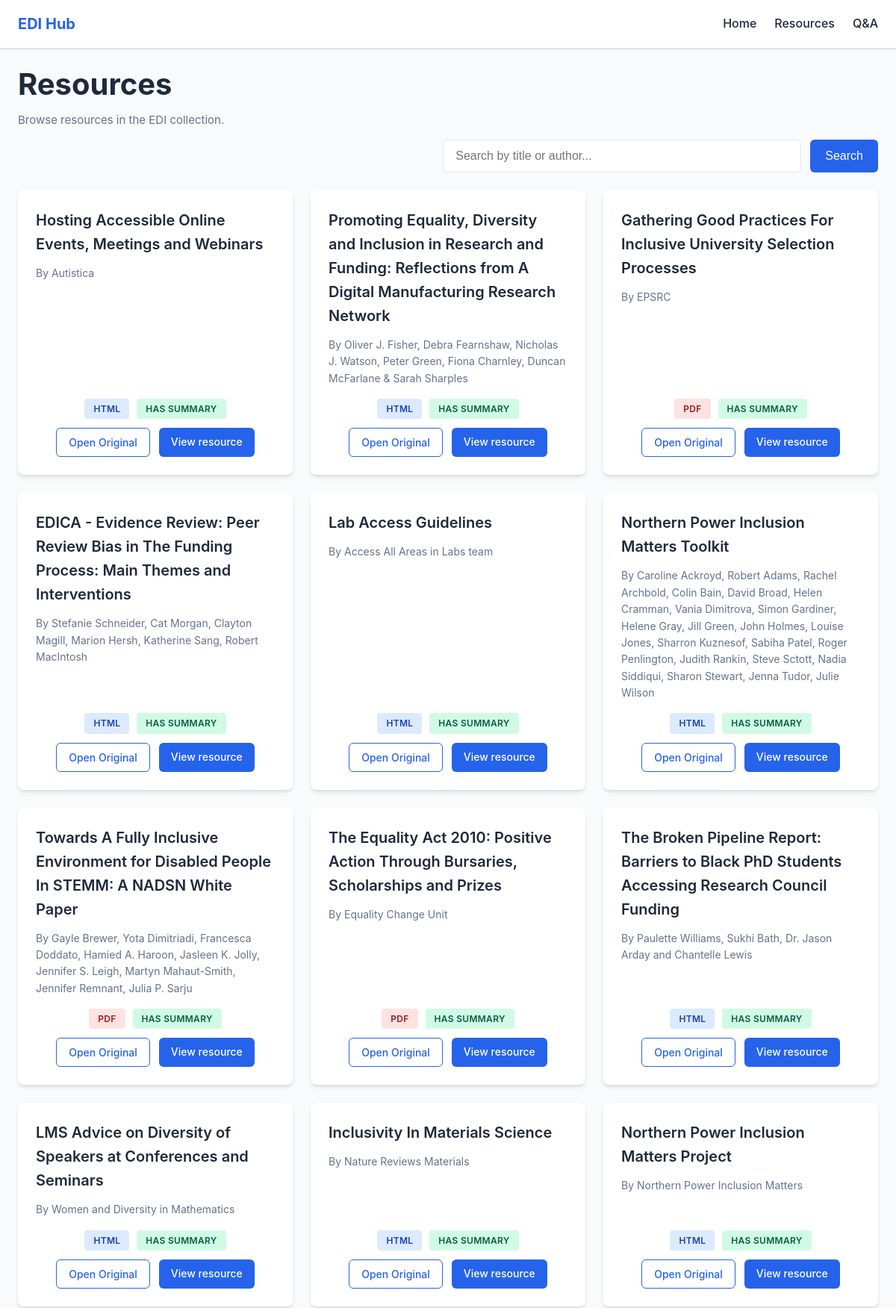
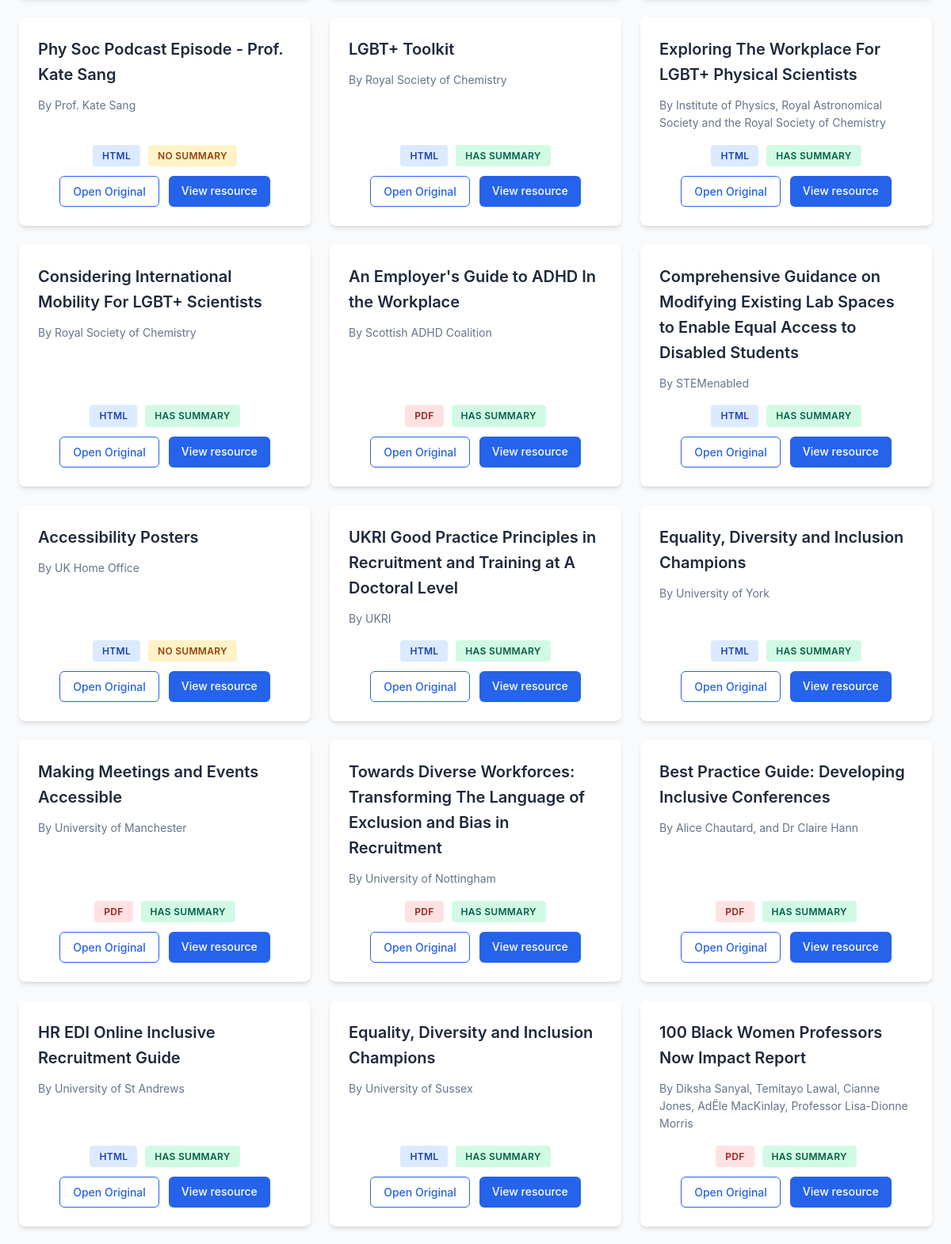
Page /resources (upper part) on the committed database (2 pictures, top to bottom).
### tables this page shows
CREATE TABLE summaries (
                id TEXT PRIMARY KEY,
                title TEXT,
                included_excluded TEXT,
                status TEXT,
                kind TEXT,
                clean_url TEXT,
                final_url TEXT,
                text_path TEXT,
                text_len INTEGER,

                resource_type TEXT,
                resource_format TEXT,

                model TEXT,
                summary TEXT,
                created_at_utc REAL,

                error TEXT
            , author TEXT);

### app.py (the view)
@app.route("/resources")
def resources():
    search_query = request.args.get("q", "").strip() or None
    try:
        page = int(request.args.get("page", 1))
    except ValueError:
        page = 1
    page_size = 5000
    resources_list, total_count = get_resources(
        search_query=search_query,
        page=page,
        page_size=page_size,
    )
    total_pages = (total_count + page_size - 1) // page_size if total_count > 0 else 1
    return render_template(
        "resources.html",
        resources=resources_list,
        search_query=search_query or "",
        page=page,
        total_pages=total_pages,
        total_count=total_count,
    )

### web/db.py (called while the page is built)
def should_hide_resource(row: dict[str, Any]) -> bool:
    kind = (row.get("kind") or "").strip().lower()
    status = (row.get("status") or "").strip().upper()
    error = (row.get("error") or "").strip().lower()
    final_url = (row.get("final_url") or "").strip()
    clean_url = (row.get("clean_url") or "").strip()
    if kind == "media":
        return True
    if status == "SKIPPED_MEDIA" or status.startswith("FAILED"):
        return True
    if error and any(sub in error for sub in ERROR_FAILURE_SUBSTRINGS):
        return True
    if not final_url and not clean_url:
        return True
    return False

def get_db_connection():
    if not DB_PATH.exists():
        raise FileNotFoundError(f"Database not found: {DB_PATH}")
    return sqlite3.connect(DB_PATH)

def find_raw_path(resource_id: str, kind: str) -> Optional[str]:
    if kind != "pdf":
        return None
    RAW_DIR = PROJECT_ROOT / "data" / "raw" / "downloads"
    if not RAW_DIR.exists():
        return None
    patterns = [
        f"{resource_id}_*.pdf",
        f"{resource_id}.pdf",
        f"*_{resource_id}.pdf",
    ]
    for pattern in patterns:
        matches = list(RAW_DIR.glob(pattern))
        if matches:
            return str(matches[0].relative_to(PROJECT_ROOT))
    for pdf_file in RAW_DIR.glob("*.pdf"):
        if resource_id in pdf_file.stem:
            return str(pdf_file.relative_to(PROJECT_ROOT))
    return None

### web/templates/resources.html (shortened to what this page needs)
{% extends "base.html" %}
{% block content %}
<div class="resources-container">
    <header class="resources-header">
        <div class="resources-heading">
            <h1>Resources</h1>
            <p class="resources-header__helper">Browse resources in the EDI collection.</p>
        </div>
        <div class="resources-search-row">
            <form method="get" action="{{ url_for('resources') }}" class="search-form resources-search">
                <input
                    type="text"
                    name="q"
                    value="{{ search_query }}"
                    placeholder="Search by title or author..."
                    class="search-input"
                    aria-label="Search resources"
                >
                <button type="submit" class="btn btn-primary">Search</button>
            </form>
        </div>
    </header>
    <div class="resources-grid">
        {% for resource in resources %}
        <div class="resource-card">
            <div class="resource-card__body">
                <h3 class="resource-title">{{ resource.title }}</h3>
                {% if resource.author %}
                <p class="resource-author">By {{ resource.author }}</p>
                {% endif %}
            </div>
            <div class="resource-card__footer">
                <div class="card-meta resource-badges">
                    <span class="badge badge-kind badge-{{ resource.kind }}">{{ resource.kind|upper }}</span>
                    {% if resource.has_summary %}
                    <span class="badge badge-summary badge-has-summary">Has Summary</span>
                    {% else %}
                    <span class="badge badge-summary badge-no-summary">No Summary</span>
                    {% endif %}
                </div>
                <div class="card-actions resource-actions">
                    {% if resource.has_valid_url %}
                    <a href="{{ resource.display_url }}" target="_blank" rel="noopener noreferrer" class="btn btn-small btn-outline" title="Open original resource in a new tab">
                        Open Original
                    </a>
                    {% else %}
                    <span class="btn btn-small btn-outline btn-disabled" title="No URL available for this resource.">Open Original</span>
                    {% endif %}
                    {% if resource.has_preview or resource.has_summary %}
                    <a href="{{ url_for('resource_detail', resource_id=resource.id) }}" class="btn btn-small btn-primary" title="View resource details and preview">
                        View resource
                    </a>
                    {% else %}
                    <span class="btn btn-small btn-primary btn-disabled" title="No preview or summary available for this resource.">View resource</span>
                    {% endif %}
                </div>
            </div>
        </div>
        {% else %}
        <div class="no-resources">
            <p>No resources found{% if search_query %} matching "{{ search_query }}"{% endif %}.</p>
        </div>
        {% endfor %}
    </div>
</div>
{% endblock %}

### web/templates/base.html (shortened to what this page needs)
<!DOCTYPE html>
<html lang="en">
<head>
    <link rel="stylesheet" href="/static/style.css">
</head>
<body>
    <nav class="navbar">
        <div class="nav-container">
            <a href="{{ url_for('home') }}" class="nav-logo">EDI Hub</a>
            <ul class="nav-menu">
                <li><a href="{{ url_for('home') }}" class="nav-link">Home</a></li>
                <li><a href="{{ url_for('resources') }}" class="nav-link">Resources</a></li>
                <li><a href="{{ url_for('qa') }}" class="nav-link">Q&A</a></li>
            </ul>
        </div>
    </nav>
    <main class="main-content">
        {% block content %}{% endblock %}
    </main>
</body>
</html>

### web/static/style.css (style rules this page uses)
* { margin: 0; padding: 0; box-sizing: border-box; }
:root { --primary-color: #2563eb; --primary-hover: #1d4ed8; --secondary-color: #64748b; --secondary-hover: #475569; --bg-color: #ffffff; --bg-alt: #f8fafc; --text-color: #1e293b; --text-muted: #64748b; --border-color: #e2e8f0; --shadow: 0 1px 3px 0 rgba(0, 0, 0, 0.1), 0 1px 2px 0 rgba(0, 0, 0, 0.06); --shadow-md: 0 4px 6px -1px rgba(0, 0, 0, 0.1), 0 2px 4px -1px rgba(0, 0, 0, 0.06); --shadow-lg: 0 10px 15px -3px rgba(0, 0, 0, 0.1), 0 4px 6px -2px rgba(0, 0, 0, 0.05); }
body { font-family: -apple-system, BlinkMacSystemFont, "Segoe UI", Roboto, "Helvetica Neue", Arial, sans-serif; line-height: 1.6; color: var(--text-color); background-color: var(--bg-alt); min-height: 100vh; display: flex; flex-direction: column; }
.navbar { background-color: var(--bg-color); border-bottom: 1px solid var(--border-color); box-shadow: var(--shadow); position: sticky; top: 0; z-index: 100; }
.nav-container { max-width: 100%; margin: 0 auto; padding: 1rem 1.5rem; display: flex; justify-content: space-between; align-items: center; }
.nav-logo { font-size: 1.25rem; font-weight: 700; color: var(--primary-color); text-decoration: none; }
.nav-menu { display: flex; list-style: none; gap: 1.5rem; }
.nav-link { color: var(--text-color); text-decoration: none; font-weight: 500; padding: 0.5rem 0; border-bottom: 2px solid transparent; transition: border-color 0.2s; }
.main-content { flex: 1; max-width: 100%; width: 100%; margin: 0 auto; padding: 1rem 1.5rem; }
.btn { display: inline-block; padding: 0.625rem 1.25rem; font-size: 1rem; font-weight: 500; text-align: center; text-decoration: none; border: none; border-radius: 0.375rem; cursor: pointer; transition: all 0.2s; line-height: 1.5; }
.btn-primary { background-color: var(--primary-color); color: white; }
.btn-outline { background-color: transparent; color: var(--primary-color); border: 1px solid var(--primary-color); }
.btn-small { padding: 0.5rem 1rem; font-size: 0.875rem; }
.resources-container h1 { font-size: 2.5rem; margin-bottom: 0.25rem; color: var(--text-color); }
.resources-header { display: flex; flex-direction: column; align-items: stretch; gap: 0.875rem; margin-bottom: 1.5rem; }
.resources-heading { min-width: 0; }
.resources-header__helper { margin: 0; font-size: 0.9375rem; color: var(--text-muted); }
.resources-search-row { display: flex; justify-content: flex-end; }
.search-form { display: flex; gap: 0.75rem; max-width: 480px; }
.resources-search { max-width: none; }
.resources-search .search-input { min-width: 320px; width: clamp(320px, 40vw, 520px); flex: 1 1 auto; }
.resources-search .btn { white-space: nowrap; flex-shrink: 0; }
.search-input { flex: 1; padding: 0.75rem 1rem; font-size: 1rem; border: 1px solid var(--border-color); border-radius: 0.375rem; background: var(--bg-color); }
.resources-grid { display: grid; grid-template-columns: repeat(auto-fill, minmax(300px, 1fr)); gap: 1.5rem; }
.resource-card { display: flex; flex-direction: column; height: 100%; background: var(--bg-color); padding: 1.5rem; border-radius: 0.5rem; box-shadow: var(--shadow-md); transition: transform 0.2s, box-shadow 0.2s; }
.resource-card__body { flex: 1 1 auto; min-height: 0; }
.resource-card__footer { margin-top: auto; padding-top: 1rem; display: flex; flex-direction: column; gap: 0.75rem; }
.resource-title { font-size: 1.25rem; font-weight: 600; margin-bottom: 0.75rem; color: var(--text-color); }
.resource-author { color: var(--text-muted); font-size: 0.875rem; margin-bottom: 0; }
.resource-badges { display: flex; gap: 0.5rem; flex-wrap: wrap; }
.badge { display: inline-block; padding: 0.25rem 0.75rem; font-size: 0.75rem; font-weight: 600; border-radius: 0.25rem; text-transform: uppercase; letter-spacing: 0.025em; }
.badge-kind { background-color: #e0e7ff; color: #3730a3; }
.badge-kind.badge-pdf { background-color: #fee2e2; color: #991b1b; }
.badge-kind.badge-html { background-color: #dbeafe; color: #1e40af; }
.badge-summary { background-color: #f0fdf4; color: #166534; }
.badge-summary.badge-has-summary { background-color: #d1fae5; color: #065f46; }
.badge-summary.badge-no-summary { background-color: #fef3c7; color: #92400e; }
.resource-actions { display: flex; gap: 0.75rem; flex-wrap: wrap; }
.card-meta { display: flex; justify-content: center; gap: 10px; flex-wrap: wrap; }
.card-actions { display: flex; justify-content: center; gap: 12px; flex-wrap: wrap; }
.resource-card__footer .resource-badges { margin-bottom: 0; }

### rows in the picture
summaries: title "Hosting Accessible Online Events, Meetings and Webinars", author "Autistica", kind "HTML", shows "HAS SUMMARY"
summaries: title "Promoting Equality, Diversity and Inclusion in Research and Funding: Reflections from A Digital Manufacturing Research Network", author "Oliver J. Fisher, Debra Fearnshaw, Nicholas J. Watson, Peter Green, Fiona Charnley, Duncan McFarlane & Sarah Sharples", kind "HTML", shows "HAS SUMMARY"
summaries: title "Gathering Good Practices For Inclusive University Selection Processes", author "EPSRC", kind "PDF", shows "HAS SUMMARY"
summaries: title "EDICA - Evidence Review: Peer Review Bias in The Funding Process: Main Themes and Interventions", author "Stefanie Schneider, Cat Morgan, Clayton Magill, Marion Hersh, Katherine Sang, Robert MacIntosh", kind "HTML", shows "HAS SUMMARY"
summaries: title "Lab Access Guidelines", author "Access All Areas in Labs team", kind "HTML", shows "HAS SUMMARY"
summaries: title "Northern Power Inclusion Matters Toolkit", author "Caroline Ackroyd, Robert Adams, Rachel Archbold, Colin Bain, David Broad, Helen Cramman, Vania Dimitrova, Simon Gardiner, Helene Gray, Jill Green, John Holmes, Louise Jones, Sharron Kuznesof, Sabiha Patel, Roger Penlington, Judith Rankin, Steve Sctott, Nadia Siddiqui, Sharon Stewart, Jenna Tudor, Julie Wilson", kind "HTML", shows "HAS SUMMARY"
summaries: title "Towards A Fully Inclusive Environment for Disabled People In STEMM: A NADSN White Paper", author "Gayle Brewer, Yota Dimitriadi, Francesca Doddato, Hamied A. Haroon, Jasleen K. Jolly, Jennifer S. Leigh, Martyn Mahaut-Smith, Jennifer Remnant, Julia P. Sarju", kind "PDF", shows "HAS SUMMARY"
summaries: title "The Equality Act 2010: Positive Action Through Bursaries, Scholarships and Prizes", author "Equality Change Unit", kind "PDF", shows "HAS SUMMARY"
summaries: title "The Broken Pipeline Report: Barriers to Black PhD Students Accessing Research Council Funding", author "Paulette Williams, Sukhi Bath, Dr. Jason Arday and Chantelle Lewis", kind "HTML", shows "HAS SUMMARY"
summaries: title "LMS Advice on Diversity of Speakers at Conferences and Seminars", author "Women and Diversity in Mathematics", kind "HTML", shows "HAS SUMMARY"
summaries: title "Inclusivity In Materials Science", author "Nature Reviews Materials", kind "HTML", shows "HAS SUMMARY"
summaries: title "Northern Power Inclusion Matters Project", author "Northern Power Inclusion Matters", kind "HTML", shows "HAS SUMMARY"
summaries: title "Phy Soc Podcast Episode - Prof. Kate Sang", author "Prof. Kate Sang", kind "HTML", shows "NO SUMMARY"
summaries: title "LGBT+ Toolkit", author "Royal Society of Chemistry", kind "HTML", shows "HAS SUMMARY"
summaries: title "Exploring The Workplace For LGBT+ Physical Scientists", author "Institute of Physics, Royal Astronomical Society and the Royal Society of Chemistry", kind "HTML", shows "HAS SUMMARY"
summaries: title "Considering International Mobility For LGBT+ Scientists", author "Royal Society of Chemistry", kind "HTML", shows "HAS SUMMARY"
summaries: title "An Employer's Guide to ADHD In the Workplace", author "Scottish ADHD Coalition", kind "PDF", shows "HAS SUMMARY"
summaries: title "Comprehensive Guidance on Modifying Existing Lab Spaces to Enable Equal Access to Disabled Students", author "STEMenabled", kind "HTML", shows "HAS SUMMARY"
summaries: title "Accessibility Posters", author "UK Home Office", kind "HTML", shows "NO SUMMARY"
summaries: title "UKRI Good Practice Principles in Recruitment and Training at A Doctoral Level", author "UKRI", kind "HTML", shows "HAS SUMMARY"
summaries: title "Equality, Diversity and Inclusion Champions", author "University of York", kind "HTML", shows "HAS SUMMARY"
summaries: title "Making Meetings and Events Accessible", author "University of Manchester", kind "PDF", shows "HAS SUMMARY"
summaries: title "Towards Diverse Workforces: Transforming The Language of Exclusion and Bias in Recruitment", author "University of Nottingham", kind "PDF", shows "HAS SUMMARY"
summaries: title "Best Practice Guide: Developing Inclusive Conferences", author "Alice Chautard, and Dr Claire Hann", kind "PDF", shows "HAS SUMMARY"
summaries: title "HR EDI Online Inclusive Recruitment Guide", author "University of St Andrews", kind "HTML", shows "HAS SUMMARY"
summaries: title "Equality, Diversity and Inclusion Champions", author "University of Sussex", kind "HTML", shows "HAS SUMMARY"
summaries: title "100 Black Women Professors Now Impact Report", author "Diksha Sanyal, Temitayo Lawal, Cianne Jones, AdËle MacKinlay, Professor Lisa-Dionne Morris", kind "PDF", shows "HAS SUMMARY"
